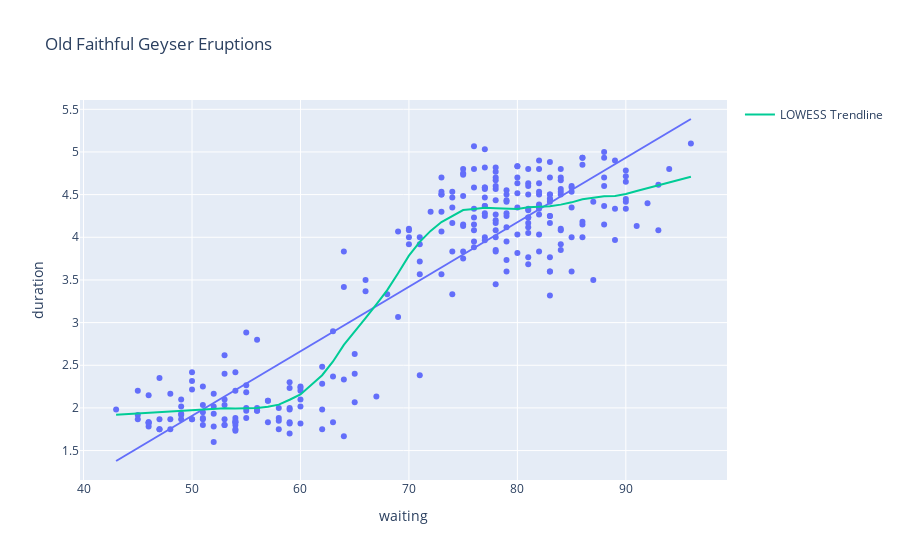

The cell this chart's notebook holds for it:
### Markdown cell above
### Q8. 
Specify a null hypothesis of "no linear association (on average)" in terms of the relevant parameter of the Simple Linear Regression model, and use the code below to characterize the evidence in the data relative to the null hypothesis and interpret your subsequent beliefs regarding the Old Faithful Geyser dataset.

### Code cell
import plotly.express as px
import seaborn as sns
import statsmodels.api as sm

# The "Classic" Old Faithful Geyser dataset: ask a ChatBot for more details if desired
old_faithful = sns.load_dataset('geyser')

# Create a scatter plot with a Simple Linear Regression trendline
fig = px.scatter(old_faithful, x='waiting', y='duration', 
                 title="Old Faithful Geyser Eruptions", 
                 trendline='ols')#'lowess'

# Add a smoothed LOWESS Trendline to the scatter plot
lowess = sm.nonparametric.lowess  # Adjust 'frac' to change "smoothness bandwidth"
smoothed = lowess(old_faithful['duration'], old_faithful['waiting'], frac=0.25)  
smoothed_df = pd.DataFrame(smoothed, columns=['waiting', 'smoothed_duration'])
fig.add_scatter(x=smoothed_df['waiting'], y=smoothed_df['smoothed_duration'], 
                mode='lines', name='LOWESS Trendline')

fig.show() # USE `fig.show(renderer="png")` FOR ALL GitHub and MarkUs SUBMISSIONS

### Figure 1 — Plotly figure (JSON) as saved in the notebook; plotly's stock layout.template omitted (floating-point values rounded to 4 significant figures; data arrays with more than 128 entries replaced by an {"elided": "..."} marker saying what was removed)
{"data": [{"hovertemplate": "waiting=%{x}<br>duration=%{y}<extra></extra>", "legendgroup": "", "marker": {"color": "#636efa", "symbol": "circle"}, "mode": "markers", "name": "", "orientation": "v", "showlegend": false, "type": "scatter", "x": {"elided": "272 int values"}, "xaxis": "x", "y": {"elided": "272 float values"}, "yaxis": "y"}, {"hovertemplate": "<b>OLS trendline</b><br>duration = 0.0756279 * waiting + -1.87402<br>R<sup>2</sup>=0.811461<br><br>waiting=%{x}<br>duration=%{y} <b>(trend)</b><extra></extra>", "legendgroup": "", "marker": {"color": "#636efa", "symbol": "circle"}, "mode": "lines", "name": "", "showlegend": false, "type": "scatter", "x": {"elided": "272 int values"}, "xaxis": "x", "y": {"elided": "272 float values"}, "yaxis": "y"}, {"mode": "lines", "name": "LOWESS Trendline", "type": "scatter", "x": {"elided": "272 int values"}, "y": {"elided": "272 float values"}}], "layout": {"legend": {"tracegroupgap": 0}, "title": {"text": "Old Faithful Geyser Eruptions"}, "xaxis": {"anchor": "y", "domain": [0, 1], "title": {"text": "waiting"}}, "yaxis": {"anchor": "x", "domain": [0, 1], "title": {"text": "duration"}}}}
